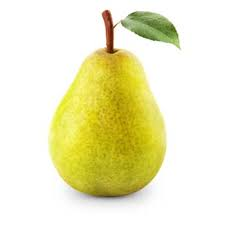
%> input picture pear.jpg, 225 x 225 px
$ octave imageFromPlot.m   (GNU Octave 9; MATLAB toolbox functions it lacks are replaced by stand-ins)
%> lines starting %> are read from the running program, lines starting %| are printed output that depends on the picture
%Draw an image using plot functions
clc; clear all; close all;

height = 300; width = 300;
image=zeros(height,width,3,'uint8');
image = imcomplement(image);

f=figure('Visible','on');
imshow(image);

axis off;
    set(f,'units','points','position',[1 1 width height]) % set the screen size and position
    set(f,'paperunits','points','paperposition',[1 1 width height]) % set size and position for printing
    set(gca,'units','normalized','position',[0 0 1 1]) % make sure axis fills entire figure
    hold on;
    text(10,10,'text');

    line([20,120],[20,20],'Color','g');

    x = 20:2:120;
    y = 30;
    plot(x,y,'Color','r');

    x = 20:0.1:220;
    y=sin(x/5)*50+100;
    plot(x,y,'Color','b');

    rectangle('Position',[100,100,150,150]);
    rectangle('Position',[10,10,30,50],'Curvature',1);
    rectangle('Position',[10,70,30,50],'EdgeColor','r');
    rectangle('Position',[10,130,30,50],'FaceColor','r','EdgeColor','b',...
    'LineWidth',3);

    %Insert an arrow
    q = quiver(100,100,150,100,'r','MaxHeadSize',0.1);
    set(q, 'Marker','.') ;
    set(q, 'LineWidth',3) ;

    %Insert an image
    axes('pos',[0 0 .5 .3]);
    imshow('pear.jpg');
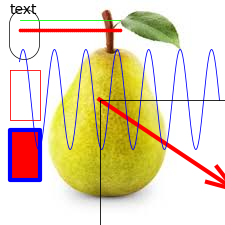
%> figure redrawn from the program's plot data

    hold off;

    print(f, '-r72','-dbmp','image.bmp'); %Save image to file '-dbmp','-djpeg100'

    im = imread('image.bmp');
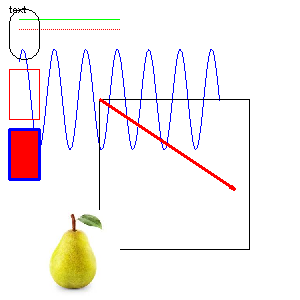
%> input picture image.bmp, 300 x 300 px
%> im is the input picture: size 300x300x3 uint8; mean R, G, B 246.4, 240.8, 241.7
    %figure,imshow(im);
